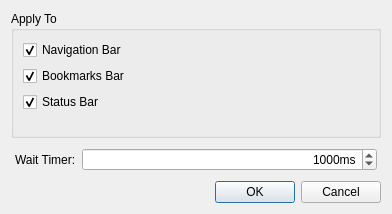
<?xml version="1.0" encoding="UTF-8"?>
<ui version="4.0">
 <class>SettingDialog</class>
 <widget class="QDialog" name="SettingDialog">
  <property name="geometry">
   <rect>
    <x>0</x>
    <y>0</y>
    <width>392</width>
    <height>214</height>
   </rect>
  </property>
  <property name="windowTitle">
   <string>LessChrome Settings</string>
  </property>
  <property name="modal">
   <bool>true</bool>
  </property>
  <layout class="QVBoxLayout" name="verticalLayout">
   <item>
    <widget class="QWidget" name="widget" native="true">
     <layout class="QVBoxLayout" name="verticalLayout_2">
      <property name="margin">
       <number>0</number>
      </property>
      <item>
       <widget class="QGroupBox" name="groupBox">
        <property name="sizePolicy">
         <sizepolicy hsizetype="Preferred" vsizetype="Preferred">
          <horstretch>0</horstretch>
          <verstretch>1</verstretch>
         </sizepolicy>
        </property>
        <property name="title">
         <string>Apply To</string>
        </property>
        <layout class="QFormLayout" name="formLayout">
         <item row="0" column="0">
          <widget class="QCheckBox" name="navigationBar">
           <property name="text">
            <string>Navigation Bar</string>
           </property>
           <property name="checked">
            <bool>true</bool>
           </property>
          </widget>
         </item>
         <item row="1" column="0">
          <widget class="QCheckBox" name="bookmarksBar">
           <property name="text">
            <string>Bookmarks Bar</string>
           </property>
           <property name="checked">
            <bool>true</bool>
           </property>
          </widget>
         </item>
         <item row="2" column="0">
          <widget class="QCheckBox" name="statusBar">
           <property name="text">
            <string>Status Bar</string>
           </property>
           <property name="checked">
            <bool>true</bool>
           </property>
          </widget>
         </item>
        </layout>
       </widget>
      </item>
      <item>
       <widget class="QWidget" name="widget_2" native="true">
        <property name="sizePolicy">
         <sizepolicy hsizetype="Preferred" vsizetype="Preferred">
          <horstretch>0</horstretch>
          <verstretch>0</verstretch>
         </sizepolicy>
        </property>
        <layout class="QFormLayout" name="formLayout_2">
         <property name="margin">
          <number>4</number>
         </property>
         <item row="0" column="0">
          <widget class="QLabel" name="label">
           <property name="text">
            <string>Wait Timer:</string>
           </property>
           <property name="buddy">
            <cstring>waitTimer</cstring>
           </property>
          </widget>
         </item>
         <item row="0" column="1">
          <widget class="QSpinBox" name="waitTimer">
           <property name="alignment">
            <set>Qt::AlignRight|Qt::AlignTrailing|Qt::AlignVCenter</set>
           </property>
           <property name="suffix">
            <string>ms</string>
           </property>
           <property name="minimum">
            <number>0</number>
           </property>
           <property name="maximum">
            <number>10000</number>
           </property>
           <property name="singleStep">
            <number>100</number>
           </property>
           <property name="value">
            <number>1000</number>
           </property>
          </widget>
         </item>
        </layout>
       </widget>
      </item>
     </layout>
    </widget>
   </item>
   <item>
    <widget class="QDialogButtonBox" name="buttonBox">
     <property name="orientation">
      <enum>Qt::Horizontal</enum>
     </property>
     <property name="standardButtons">
      <set>QDialogButtonBox::Cancel|QDialogButtonBox::Ok</set>
     </property>
    </widget>
   </item>
  </layout>
 </widget>
 <resources/>
 <connections>
  <connection>
   <sender>buttonBox</sender>
   <signal>accepted()</signal>
   <receiver>SettingDialog</receiver>
   <slot>accept()</slot>
   <hints>
    <hint type="sourcelabel">
     <x>248</x>
     <y>254</y>
    </hint>
    <hint type="destinationlabel">
     <x>157</x>
     <y>274</y>
    </hint>
   </hints>
  </connection>
  <connection>
   <sender>buttonBox</sender>
   <signal>rejected()</signal>
   <receiver>SettingDialog</receiver>
   <slot>reject()</slot>
   <hints>
    <hint type="sourcelabel">
     <x>316</x>
     <y>260</y>
    </hint>
    <hint type="destinationlabel">
     <x>286</x>
     <y>274</y>
    </hint>
   </hints>
  </connection>
 </connections>
</ui>
